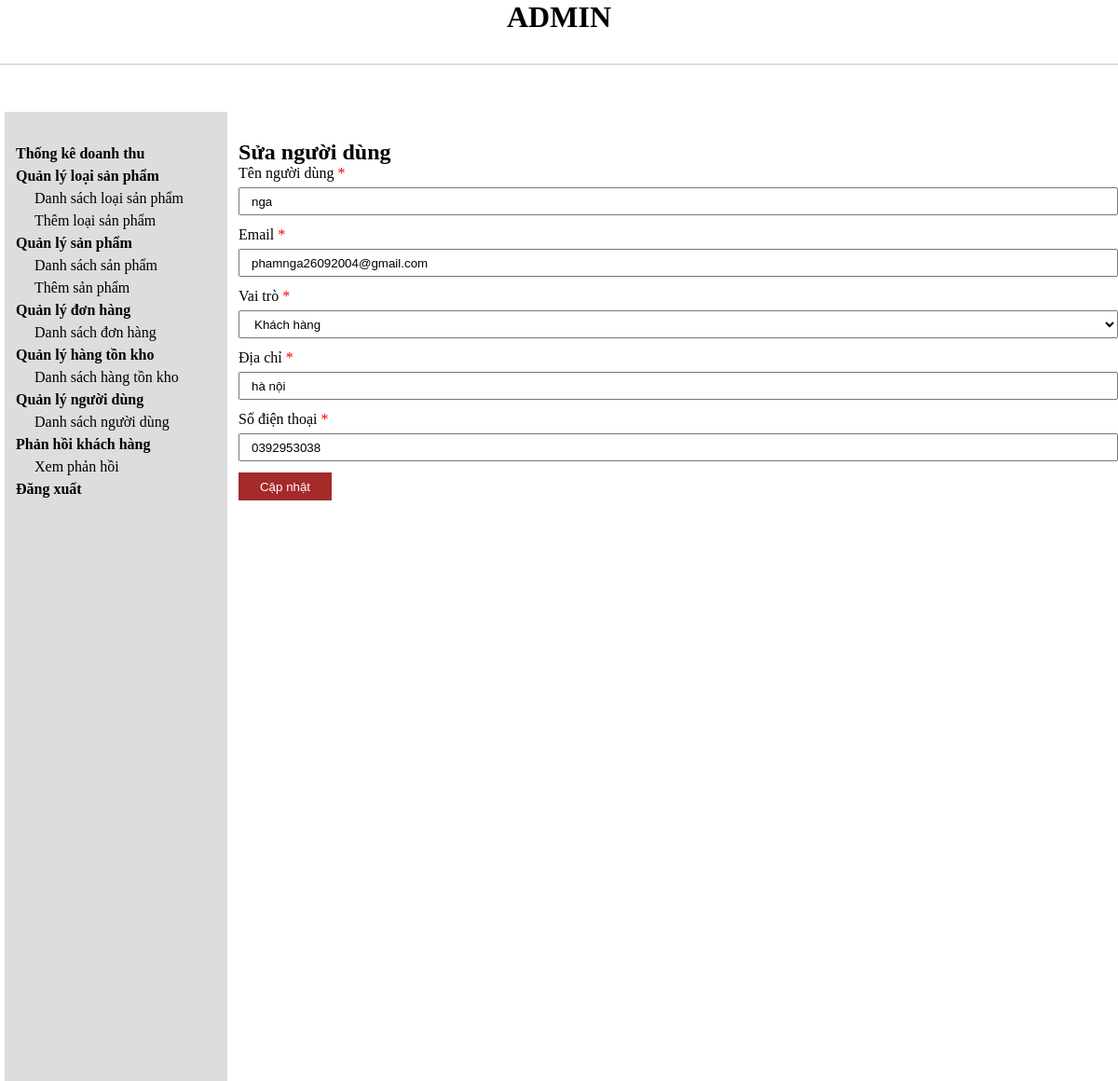
The page /user/useredit.php?id=20 (signed in) on the database its author committed.
### tables this page shows
CREATE TABLE `users` (
  `user_id` int(11) NOT NULL,
  `user` varchar(255) NOT NULL,
  `email` varchar(255) NOT NULL,
  `pass` varchar(255) NOT NULL,
  `created_at` timestamp NOT NULL DEFAULT current_timestamp(),
  `role` tinyint(1) NOT NULL DEFAULT 0,
  `address` varchar(200) NOT NULL,
  `phone` varchar(20) NOT NULL
);

### database/database.php (called while the page is built, shortened)
<?php
class Database {
    private $host = "localhost";
    private $user = "root";
    private $pass = "";
    private $dbname = "clothing_store";
    public $conn;
    public function connect() {
        $this->conn = new mysqli($this->host, $this->user, $this->pass, $this->dbname);
    }
    public function select($query) {
        $result = $this->conn->query($query) or
        die($this->conn->error . __LINE__);
        if ($result->num_rows > 0) {
            return $result;
        } else {
            return false;
        }
    }
}
?>

### class/user_class.php (called while the page is built, shortened)
<?php
include "../database/database.php";
?>
<?php
class user
{
    private $db;
    public function __construct()
    {
        $this->db = new Database;
    }
    public function get_user($user_id)
    {
        $query = "SELECT * FROM users WHERE user_id = '$user_id'";
        $result = $this->db->select($query);
        return $result;
    }
}
?>

### user/useredit.php (the view, shortened to what this page needs)
<?php
include "../database/header.php";
include '../database/sidebar.php';
include "../class/user_class.php";
?>
<?php
$user = new user();
if (!isset($_GET['id']) || $_GET['id'] == NULL) {
} else {
    $user_id = $_GET['id'];
}
$get_user = $user->get_user($user_id);
if ($get_user) {
    $result = $get_user->fetch_assoc();
}
?>
<div class="admin-content-right">
    <div class="admin-content-right-product_add">
        <h1>Sửa người dùng</h1>
        <form action="" method="post"  class="form-container">
            <label for="user">Tên người dùng <span style="color: red;">*</span></label>
            <input name="user" value="<?php echo $result['user'] ?>" required type="text" placeholder="Nhập tên người dùng">
            <label for="email">Email <span style="color: red;">*</span></label>
            <input name="email" value="<?php echo $result['email'] ?>" required type="text" placeholder="Nhập email người dùng">
            <label for="role">Vai trò <span style="color: red;">*</span></label>
            <select name="role" id="role" required>
                <option value="0" <?php if ($result['role'] == 0) echo 'selected' ?>>Khách hàng</option>
            </select>
             <label for="address">Địa chỉ <span style="color: red;">*</span></label>
             <input name="address" value="<?php echo $result['address'] ?>" required type="text" placeholder="Nhập địa chỉ người dùng">
               <label for="phone">Số điện thoại <span style="color: red;">*</span></label>
               <input name="phone" value="<?php echo $result['phone'] ?>" required type="text" placeholder="Nhập số điện thoại người dùng">
               <button type="submit">Cập nhật</button>
        </form>
    </div>
</div>
</body>
</html>

### styles_admin.css (style rules this page uses)
* { margin: 0; padding: 0; box-sizing: border-box; color: black; outline: none; }
.admin-content-right { width: 80%; padding: 30px 0 0 12px; display: grid; }
.admin-content-right-product_add input,select { width: 100%; height: 30px; display: block; margin: 6px 0 12px; padding-left: 12px; }
.admin-content-right-product_add button { display: block; margin-top: 10px; height: 30px; width: 100px; cursor: pointer; background-color: brown; border: none; color: white; transition: all 0.3s ease; }

### rows shown on the page
users: user "nga", email "phamnga26092004@gmail.com", role "Khách hàng", address "hà nội", phone "0392953038"
